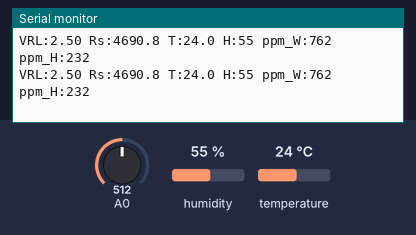
A sketch run on a simulated Arduino Uno, built with avr-gcc and run on an emulated ATmega328P. Shown: the last lines printed to the serial monitor. Inputs (shaded band) come from the test bench; at power-on: A0 = 512, humidity 55 %, temperature 24 °C.

Above: at 6.2 s.
6.3 s: A0 set to 0
At 7.8 s:
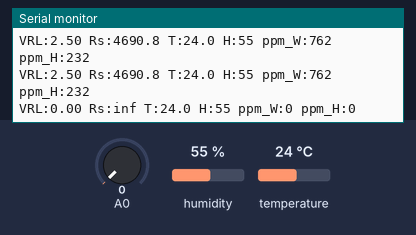
9.5 s: humidity set to 22 %
At 10.8 s:
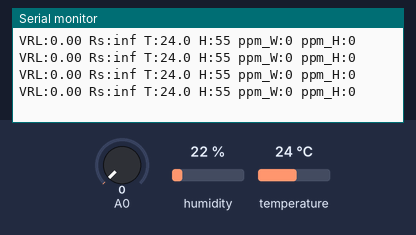
11.0 s: temperature set to 12 °C
At 11.7 s:
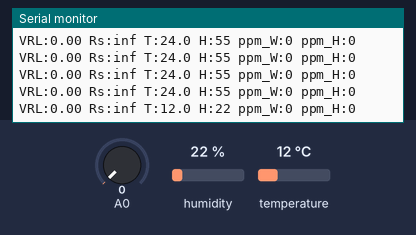
12.5 s: A0 set to 110
At 13.6 s:
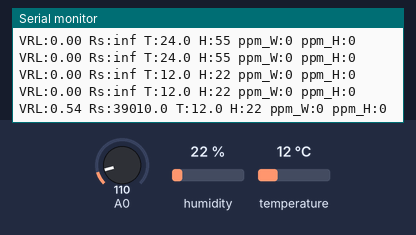
14.0 s: humidity set to 40 %
At 14.7 s:
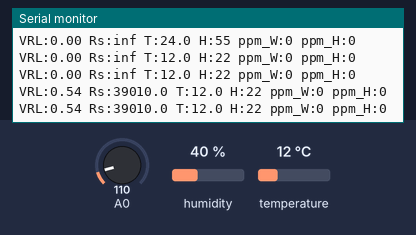
Timing chart, 0 to 16.5 s (numbered marks = the images above; inputs shaded):
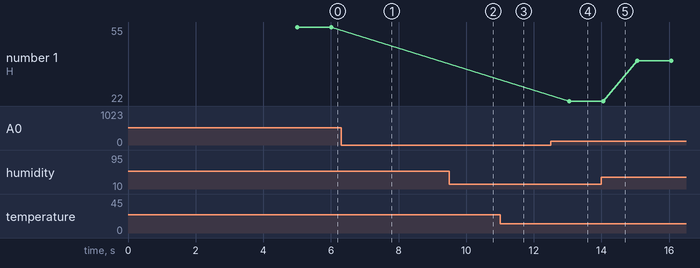

Measured:
- after the input at 6.3 s, the serial monitor: prints a new line after 0.71 s (image 1)
- after the input at 11.0 s, the serial monitor: prints a new line at once (image 3)
- after the input at 12.5 s, the serial monitor: prints a new line after 0.55 s (image 4)
- plotted number 1: 22 → 40 after the input at 14.0 s

The sketch:

mq2_test.ino
```cpp
#include <DHT.h>

const float VCC = 5.0;                     // supply voltage and ADC reference
const float RL = 4700.0;                   // load resistor value
const float Ro_Winsen = 16595.6;           // presumed sensor resistance in clean air, at 20C and 55%RH
const float Ro_Hanwei = Ro_Winsen / 9.58;  // presumed sensor resistance in 1000 ppm H2, at 20C and 65%RH

int VRLadc = 0;   // ADC value (0..1023)
float VRL = 0.0;  // computed voltage at ADC input
float Rs = 0.0;   // sensor resistance
float t, h;

DHT dht(2, DHT22);

float correctionFactorTH_Hanwei(float temp, float hum) {
  float scale = -0.00699088200923904 * hum + 4.01118163062014;
  float slope = 0.00000984021398498172 * hum - 0.303183822378689;

  // don't forget to convert temperature to Fahrenheit
  return scale * pow((1.8 * temp + 32), slope);
}

int alcoholPPM_Hanwei(float Rs_real, float Ro_standard, float temp, float hum) {
  const float slope = -0.372095603150543;
  const float scale = 20.9733672651754;
  int ppm;

  Rs_real = Rs_real / correctionFactorTH_Hanwei(temp, hum);
  ppm = (int)pow(Rs_real / (Ro_standard * scale), (1 / slope));
  if (ppm < 100) ppm = 0; // lowest detectable alcohol concentration is 100 ppm
  return ppm;
}

float correctionFactorTH_Winsen(float temp, float hum) {
  const float aaH = 0.0000669005032586238;
  const float baH = -0.0159747107540879;
  const float abH = -0.00748672213648967;
  const float bbH = 1.78146466558454;

  return (aaH * hum * temp) + (baH * temp) + (abH * hum) + bbH;
}

int alcoholPPM_Winsen(float Rs_real, float Ro_standard, float temp, float hum) {
  const float slope = -0.552464627410705;
  const float scale = 10.2889924963885;
  int ppm;

  Rs_real = Rs_real / correctionFactorTH_Winsen(temp, hum);
  ppm = (int)pow(Rs_real / (Ro_standard * scale), (1 / slope));
  if (ppm < 300) ppm = 0; // lowest detectable gas concentration is 300 ppm
  return ppm;
}

void setup() {
  analogReference(EXTERNAL);
  pinMode(A0, INPUT);
  dht.begin();
  Serial.begin(115200);
  delay(5000);
}

void loop() {
  VRLadc = analogRead(A0);
  VRL = VRLadc * VCC / 1023.0;
  Serial.print("VRL:");
  Serial.print(VRL, 2);

  Rs = (VCC - VRL) * RL / VRL;
  Serial.print(" Rs:");
  Serial.print(Rs, 1);

  t = dht.readTemperature();
  h = dht.readHumidity();
  Serial.print(" T:");
  Serial.print(t, 1);
  Serial.print(" H:");
  Serial.print(h, 0);

  Serial.print(" ppm_W:");
  Serial.print(alcoholPPM_Winsen(Rs, Ro_Winsen, t, h));

  Serial.print(" ppm_H:");
  Serial.print(alcoholPPM_Hanwei(Rs, Ro_Hanwei, t, h));
  Serial.println();

  delay(1000);
}
```
